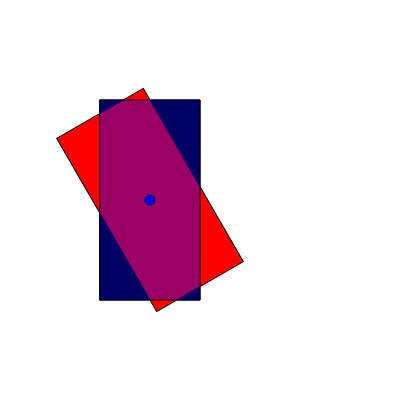
Frame 1 (no input)
Frame 60 (no input): identical to frame 1, image omitted
Frame 120 (the mouse pressed at the canvas centre since frame 60): identical to frame 1, image omitted

The p5.js sketch that drew this single still picture (run headless with seeded random() and noise() and a simulated clock; from frame 60 on, the mouse is pressed at the canvas centre):

// p5.js sketch
// ── sketch.js
function setup() {
  createCanvas(400, 400);
  angleMode(DEGREES);
}

function draw() {
  background(255);
  fill(0);

  rectMode(CORNER);
  rect(100,100,100,200);
  
  push();
  translate(150,200);
  rotate(-30);

  rectMode(CENTER);
  fill(255,0,0);
  rect(0,0,100,200);

  fill(0,0,255);
  ellipse(0,0,10,10)

  pop();

  fill(0,0,255,100);
  rectMode(CORNER);
  rect(100,100,100,200);
}  
